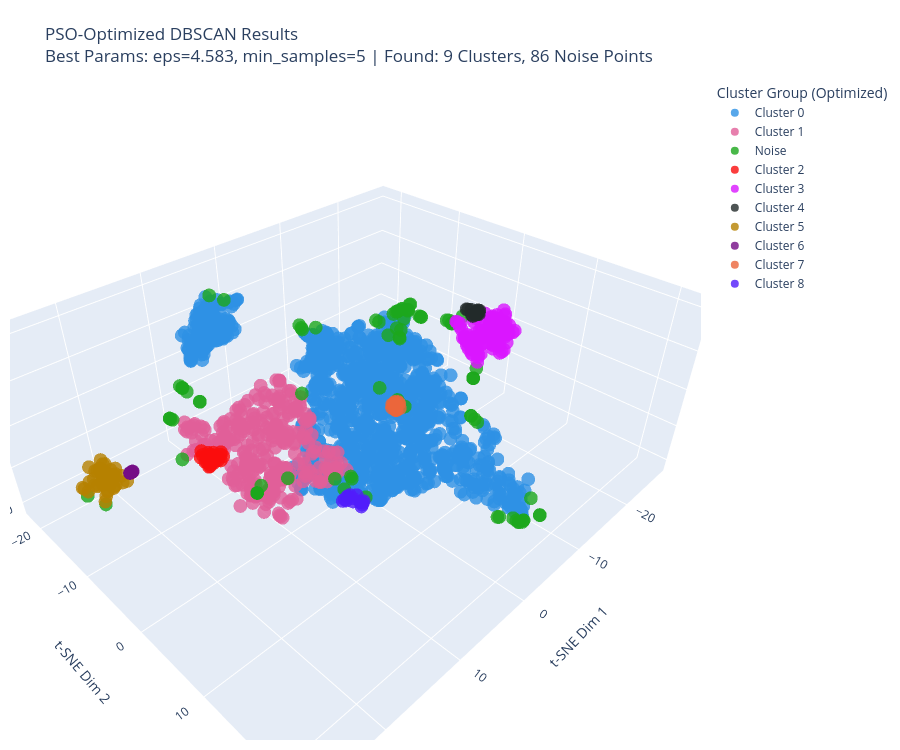

Write notebook code for a chart like this one.
### Code cell
# --- CELL: VISUALISASI 3D LANGSUNG (TANPA DASH) ---
import plotly.express as px
from sklearn.manifold import TSNE

print("🚀 Menyiapkan Visualisasi 3D Hasil Optimasi...")

# ---------------------------------------------------------
# 1. Check/Hitung Koordinat 3D t-SNE untuk Visualisasi
# ---------------------------------------------------------
# Kita butuh koordinat 3D untuk plotting.
# Agar fair, kita hitung t-SNE berdasarkan data yang sama yang dipakai final clustering (data_final_reduced - PCA 10 dim)
if 'tsne_x' not in analyzer.df.columns:
    print("⏳ Koordinat t-SNE 3D belum tersedia. Menghitung... (Tunggu sebentar)")
    # Gunakan data PCA yang sudah dihitung di cell sebelumnya
    tsne_viz = TSNE(n_components=3, perplexity=30, max_iter=1000, random_state=42)
    X_tsne_viz = tsne_viz.fit_transform(data_final_reduced)
    
    # Simpan ke dataframe utama
    analyzer.df['tsne_x'] = X_tsne_viz[:, 0]
    analyzer.df['tsne_y'] = X_tsne_viz[:, 1]
    analyzer.df['tsne_z'] = X_tsne_viz[:, 2]
    print("✅ Koordinat 3D siap.")
else:
    print("✅ Menggunakan koordinat 3D yang sudah ada.")

# ---------------------------------------------------------
# 2. Setup Plotting
# ---------------------------------------------------------
# Ambil beberapa kolom fitur asli untuk info saat mouse hover
hover_cols = list(df_for_clustering.columns[:5]) + ['Cluster_Label_Opt']

# Buat Judul Informatif
title_text = (
    f"PSO-Optimized DBSCAN Results<br>"
    f"Best Params: eps={best_eps:.3f}, min_samples={best_min_samples} | "
    f"Found: {n_clust} Clusters, {n_noise} Noise Points"
)

# ---------------------------------------------------------
# 3. Render Plotly Figure
# ---------------------------------------------------------
fig_3d_opt = px.scatter_3d(
    analyzer.df,
    x='tsne_x',
    y='tsne_y',
    z='tsne_z',
    color='Cluster_Label_Opt',  # Warna berdasarkan hasil optimasi
    hover_data=hover_cols,
    title=title_text,
    # Palet warna yang tegas agar cluster terlihat beda
    color_discrete_sequence=px.colors.qualitative.Dark24, 
    opacity=0.8,
    height=750
)

# Sedikit perbaikan layout agar judul muat dan tampilan bersih
fig_3d_opt.update_layout(
    margin=dict(l=10, r=10, b=10, t=80), # Margin atas agak besar untuk judul 2 baris
    legend_title_text='Cluster Group (Optimized)',
    scene=dict(
        xaxis_title='t-SNE Dim 1',
        yaxis_title='t-SNE Dim 2',
        zaxis_title='t-SNE Dim 3'
    )
)

# Tampilkan langsung di notebook
print("\n✨ Menampilkan Plot 3D Interaktif:")
fig_3d_opt.show()

### Figure 1 — Plotly figure (JSON) as saved in the notebook; plotly's stock layout.template omitted (floating-point values rounded to 4 significant figures; data arrays with more than 128 entries replaced by an {"elided": "..."} marker saying what was removed)
{"data": [{"customdata": {"elided": "1281x6 mixed values"}, "hovertemplate": "Cluster_Label_Opt=%{customdata[5]}<br>tsne_x=%{x}<br>tsne_y=%{y}<br>tsne_z=%{z}<br>TINGGI=%{customdata[0]}<br>BERAT=%{customdata[1]}<br>NADI=%{customdata[2]}<br>PERNAPASAN=%{customdata[3]}<br>SUHU=%{customdata[4]}<extra></extra>", "legendgroup": "Cluster 0", "marker": {"color": "#2E91E5", "opacity": 0.8, "symbol": "circle"}, "mode": "markers", "name": "Cluster 0", "scene": "scene", "showlegend": true, "type": "scatter3d", "x": {"elided": "1281 float values"}, "y": {"elided": "1281 float values"}, "z": {"elided": "1281 float values"}}, {"customdata": {"elided": "292x6 mixed values"}, "hovertemplate": "Cluster_Label_Opt=%{customdata[5]}<br>tsne_x=%{x}<br>tsne_y=%{y}<br>tsne_z=%{z}<br>TINGGI=%{customdata[0]}<br>BERAT=%{customdata[1]}<br>NADI=%{customdata[2]}<br>PERNAPASAN=%{customdata[3]}<br>SUHU=%{customdata[4]}<extra></extra>", "legendgroup": "Cluster 1", "marker": {"color": "#E15F99", "opacity": 0.8, "symbol": "circle"}, "mode": "markers", "name": "Cluster 1", "scene": "scene", "showlegend": true, "type": "scatter3d", "x": {"elided": "292 float values"}, "y": {"elided": "292 float values"}, "z": {"elided": "292 float values"}}, {"customdata": {"elided": "86x6 mixed values"}, "hovertemplate": "Cluster_Label_Opt=%{customdata[5]}<br>tsne_x=%{x}<br>tsne_y=%{y}<br>tsne_z=%{z}<br>TINGGI=%{customdata[0]}<br>BERAT=%{customdata[1]}<br>NADI=%{customdata[2]}<br>PERNAPASAN=%{customdata[3]}<br>SUHU=%{customdata[4]}<extra></extra>", "legendgroup": "Noise", "marker": {"color": "#1CA71C", "opacity": 0.8, "symbol": "circle"}, "mode": "markers", "name": "Noise", "scene": "scene", "showlegend": true, "type": "scatter3d", "x": [18.1, -0.5731, 18.39, 6.708, 7.1, -0.4573, -18.49, -2.7, 11.54, -2.783, -17.09, -19.18, 18.21, 19.97, 15.03, -6.411, -19.01, 18.37, -18.8, -12.35, -0.7058, 6.569, -19.12, 15.02, 17.31, -14.93, 18.39, -5.695, 18.39, -0.8492, -1.215, 11.35, 17.32, -24.62, -22.09, -0.4156, 15.02, 15.01, 15.03, -12.35, 18.39, -5.67, 12.22, -19.76, -1.87, 18.53, 18.16, 26.34, -12.35, -2.776, -19.15, 18.22, -15.64, -9.655, -18.22, -2.213, -17.44, -22.59, 3.119, 11.21, -19.26, -1.231, 10.71, -19.16, -2.495, 26.81, -20.94, -5.631, -21.83, -2.213, -19.19, -4.13, -18.76, 11.28, 2.503, -18.65, -20.84, -20.77, -17.04, -18.3, -14.8, -0.3029, -19.77, -17.08, 18.07, 18.39], "y": [-3.684, 20.93, -3.894, 11.76, 12.96, 21.25, -11.25, 13.87, 8.744, 22.07, -9.201, -7.555, -7.371, -3.106, 2.124, -13.35, -9.66, -3.883, -9.618, 6.066, 20.47, -4.305, -7.824, 1.368, -2.98, -10.89, -3.906, -15.16, -3.892, 21.44, 21.32, 10.64, -2.997, -5.172, -4.824, 19.13, 1.361, 1.358, 1.37, 6.093, -3.893, -15.48, 5.463, -9.945, 20.47, -4.024, -7.261, -7.453, 6.067, 22.09, -9.779, -7.376, -9.88, -5.639, -11.43, 13.37, -9.357, -5.065, -18.07, 9.609, -10.87, 21.32, 11.89, -7.62, 13.65, -10.15, 0.3899, -14.94, -4.749, 13.38, -10.87, 20.11, -11.09, 10.7, -21.85, -11.16, -4.416, -4.716, -9.736, -9.684, -11.29, 19.0, -10.11, -9.248, -7.119, -3.915], "z": [9.051, -2.884, 9.5, 10.11, 10.2, -2.827, 0.4712, 3.957, 2.237, -2.891, -2.098, 0.8502, 4.224, 2.569, -0.4826, 2.102, 1.001, 9.481, 1.249, 1.022, -2.978, -8.439, 0.8941, -1.887, 7.901, 0.5053, 9.498, 1.613, 9.499, -2.916, -3.019, 3.523, 7.898, -0.2127, -0.1567, -3.509, -1.888, -1.902, -1.886, 1.024, 9.499, 1.884, 10.41, 1.553, -4.247, 9.705, 4.183, -1.783, 1.027, -2.89, 1.082, 4.226, -1.284, -4.524, 0.1789, 4.702, -1.021, -0.297, 7.592, 1.318, 0.7112, -3.058, 1.457, 0.8527, 4.297, -2.089, -4.029, 1.517, -0.007336, 4.713, 0.7752, -2.818, 0.564, 3.272, 6.566, 0.4681, 0.9415, 0.8732, -0.7655, 0.1407, 0.6355, -3.529, 1.436, -1.929, 4.123, 9.491]}, {"customdata": {"elided": "29x6 mixed values"}, "hovertemplate": "Cluster_Label_Opt=%{customdata[5]}<br>tsne_x=%{x}<br>tsne_y=%{y}<br>tsne_z=%{z}<br>TINGGI=%{customdata[0]}<br>BERAT=%{customdata[1]}<br>NADI=%{customdata[2]}<br>PERNAPASAN=%{customdata[3]}<br>SUHU=%{customdata[4]}<extra></extra>", "legendgroup": "Cluster 2", "marker": {"color": "#FB0D0D", "opacity": 0.8, "symbol": "circle"}, "mode": "markers", "name": "Cluster 2", "scene": "scene", "showlegend": true, "type": "scatter3d", "x": [14.51, 13.65, 14.37, 13.85, 14.75, 12.78, 12.78, 14.56, 13.75, 13.87, 13.44, 13.47, 14.05, 14.25, 14.18, 14.81, 14.19, 14.54, 14.64, 12.45, 14.56, 13.8, 15.03, 13.58, 14.09, 14.43, 14.73, 13.81, 14.29], "y": [-6.363, -6.974, -8.046, -6.582, -6.941, -7.237, -7.681, -8.378, -7.617, -7.409, -7.915, -8.002, -8.248, -7.741, -8.292, -6.777, -7.348, -8.082, -6.219, -8.075, -6.43, -7.931, -8.031, -6.551, -7.523, -8.716, -6.918, -7.58, -7.877], "z": [-1.978, -3.329, -3.084, -2.628, -2.983, -3.444, -3.48, -2.912, -3.022, -3.085, -4.026, -2.987, -3.768, -2.428, -4.111, -3.076, -2.438, -3.693, -2.667, -3.539, -2.652, -3.924, -2.793, -3.162, -3.786, -2.645, -3.485, -3.237, -4.381]}, {"customdata": {"elided": "106x6 mixed values"}, "hovertemplate": "Cluster_Label_Opt=%{customdata[5]}<br>tsne_x=%{x}<br>tsne_y=%{y}<br>tsne_z=%{z}<br>TINGGI=%{customdata[0]}<br>BERAT=%{customdata[1]}<br>NADI=%{customdata[2]}<br>PERNAPASAN=%{customdata[3]}<br>SUHU=%{customdata[4]}<extra></extra>", "legendgroup": "Cluster 3", "marker": {"color": "#DA16FF", "opacity": 0.8, "symbol": "circle"}, "mode": "markers", "name": "Cluster 3", "scene": "scene", "showlegend": true, "type": "scatter3d", "x": [-24.23, -19.34, -24.73, -24.83, -19.85, -26.05, -24.41, -19.81, -21.61, -20.91, -21.62, -25.42, -20.35, -22.79, -20.46, -21.67, -25.36, -20.07, -23.99, -24.95, -19.55, -22.33, -24.56, -21.78, -21.68, -20.74, -20.65, -21.86, -25.14, -22.85, -23.91, -23.38, -23.86, -25.51, -21.07, -24.01, -23.21, -22.84, -23.72, -22.5, -18.96, -23.02, -21.8, -25.85, -23.25, -21.59, -25.16, -23.03, -21.98, -24.04, -21.76, -21.5, -19.52, -25.39, -25.64, -21.03, -21.7, -22.69, -21.88, -21.65, -22.99, -21.1, -23.14, -21.27, -21.28, -24.71, -26.43, -23.67, -24.86, -21.27, -23.21, -25.89, -25.33, -23.74, -22.66, -24.51, -23.69, -21.47, -23.38, -23.7, -24.53, -21.78, -21.4, -22.17, -22.62, -24.79, -22.93, -22.07, -20.97, -24.38, -21.42, -21.35, -19.45, -19.51, -21.3, -21.23, -21.12, -21.47, -23.37, -22.02, -22.19, -19.25, -25.09, -22.97, -24.49, -20.26], "y": [-0.7786, 0.6712, 1.209, 0.8604, -0.6693, 0.3307, 0.571, -0.7264, 2.381, -0.3046, 0.5287, 0.672, 1.744, -0.568, 0.8355, -2.026, 0.02905, 0.3417, 0.1267, 0.05967, 0.4069, -0.1677, 1.808, -1.07, 2.614, -0.9755, 0.3268, -0.7793, -0.8475, 0.3221, 1.132, 1.268, -0.4903, -0.1642, 3.442, 2.358, 1.703, 2.181, 0.6253, -0.5311, -0.6474, -0.8131, 1.926, 1.232, 2.509, -0.8978, 0.2127, 2.3, -1.256, 3.059, 1.558, 1.39, -0.7698, 1.653, -0.07114, -0.4122, 3.598, 1.328, 1.205, 2.058, -0.1158, -0.7227, 1.37, -2.089, -0.691, -0.8825, 0.2668, -1.295, 0.923, 0.6028, 1.348, 0.9599, 0.005128, -0.797, 0.9278, 1.073, 1.759, -1.786, -0.3702, 1.824, -1.611, -1.253, -3.116, -1.551, -1.638, -0.8341, -0.5787, 1.79, 0.2365, 3.062, -2.758, 3.556, 0.566, 0.6069, -3.427, -3.561, 0.3226, -3.091, 0.8802, 1.865, -0.5874, -0.141, 1.703, 0.2606, 0.6409, 0.9009], "z": [-0.2151, 0.6975, 2.483, -0.1839, 0.7828, -0.3597, 0.004468, 0.3549, 0.05629, -0.1524, -0.694, 1.773, 0.4846, -0.4594, -1.685, -1.449, -0.4552, 0.7868, 0.1323, 0.3792, 0.8933, -0.04408, -0.06566, -0.07639, -0.05869, -1.637, -0.7795, -0.3736, 1.234, 1.421, -0.3549, -1.039, 0.2493, 0.9848, -0.5383, -0.7521, 1.882, -0.7308, 0.9663, 1.021, 0.7254, -1.077, 0.6598, 0.5493, 0.4599, -0.9972, -0.4213, 1.275, -0.6669, 0.9628, 0.7878, 1.916, 0.3518, -0.3395, 0.3043, -1.131, -0.3278, 3.195, -0.4567, -0.7794, 0.1161, -2.318, 2.075, -0.5893, -2.596, 1.266, 0.3366, -0.4054, 1.077, -2.011, 0.7177, -0.1064, -0.0325, -1.067, 2.704, 3.072, 2.062, -1.807, -0.1956, 0.142, 0.2427, -2.337, 0.3877, 1.348, 1.654, 0.2789, 2.61, -0.6165, -1.526, 1.058, 0.05288, -0.4318, 0.8364, -0.6718, 0.9065, 0.9591, -3.206, 0.7755, -1.415, 0.4938, 0.5342, 0.2778, -0.2229, 1.556, 1.593, -1.894]}, {"customdata": [[1650, 780, 660, 200, 360, "Cluster 4"], [1750, 870, 820, 200, 360, "Cluster 4"], [1620, 580, 610, 200, 360, "Cluster 4"], [1680, 830, 830, 200, 360, "Cluster 4"], [1680, 790, 500, 200, 360, "Cluster 4"], [1640, 620, 720, 200, 360, "Cluster 4"], [1730, 990, 700, 200, 360, "Cluster 4"], [1720, 670, 700, 200, 360, "Cluster 4"], [1620, 800, 570, 200, 360, "Cluster 4"], [1680, 560, 680, 200, 360, "Cluster 4"], [1700, 720, 760, 200, 360, "Cluster 4"], [1650, 950, 730, 200, 360, "Cluster 4"], [1640, 700, 650, 200, 360, "Cluster 4"], [1610, 630, 770, 200, 360, "Cluster 4"]], "hovertemplate": "Cluster_Label_Opt=%{customdata[5]}<br>tsne_x=%{x}<br>tsne_y=%{y}<br>tsne_z=%{z}<br>TINGGI=%{customdata[0]}<br>BERAT=%{customdata[1]}<br>NADI=%{customdata[2]}<br>PERNAPASAN=%{customdata[3]}<br>SUHU=%{customdata[4]}<extra></extra>", "legendgroup": "Cluster 4", "marker": {"color": "#222A2A", "opacity": 0.8, "symbol": "circle"}, "mode": "markers", "name": "Cluster 4", "scene": "scene", "showlegend": true, "type": "scatter3d", "x": [-26.75, -26.37, -25.84, -26.46, -26.51, -26.74, -26.34, -26.69, -26.68, -26.44, -26.79, -25.86, -25.94, -26.94], "y": [-4.304, -5.144, -4.588, -4.551, -4.524, -4.355, -4.771, -4.105, -4.414, -4.315, -4.256, -5.53, -5.353, -4.251], "z": [-0.2797, 0.07948, -0.2413, -0.4277, -0.2974, 0.1569, -0.6676, -0.2779, -0.4367, 0.1297, -0.03234, 0.2135, 0.196, 0.09644]}, {"customdata": {"elided": "44x6 mixed values"}, "hovertemplate": "Cluster_Label_Opt=%{customdata[5]}<br>tsne_x=%{x}<br>tsne_y=%{y}<br>tsne_z=%{z}<br>TINGGI=%{customdata[0]}<br>BERAT=%{customdata[1]}<br>NADI=%{customdata[2]}<br>PERNAPASAN=%{customdata[3]}<br>SUHU=%{customdata[4]}<extra></extra>", "legendgroup": "Cluster 5", "marker": {"color": "#B68100", "opacity": 0.8, "symbol": "circle"}, "mode": "markers", "name": "Cluster 5", "scene": "scene", "showlegend": true, "type": "scatter3d", "x": [25.35, 24.89, 24.56, 23.91, 25.88, 26.31, 24.62, 25.59, 24.22, 25.07, 25.3, 24.8, 27.02, 25.91, 24.44, 25.25, 25.17, 25.89, 25.82, 23.73, 24.45, 26.19, 24.59, 25.11, 24.69, 24.39, 27.26, 25.35, 23.52, 24.99, 24.9, 25.35, 24.01, 25.26, 24.68, 24.83, 23.33, 26.2, 25.77, 25.82, 24.84, 25.97, 26.73, 24.3], "y": [-8.419, -9.013, -9.2, -9.157, -9.239, -10.15, -10.42, -11.19, -9.603, -9.072, -9.453, -8.456, -9.973, -10.03, -9.788, -8.963, -9.692, -8.983, -8.304, -8.537, -8.574, -9.263, -8.851, -9.988, -9.443, -8.755, -9.732, -8.632, -9.05, -10.12, -8.56, -8.636, -9.176, -10.28, -10.29, -9.91, -8.414, -7.754, -8.376, -8.219, -9.569, -9.343, -9.907, -9.056], "z": [0.02106, 1.439, -0.5557, 0.2304, 1.039, -0.6155, 0.9743, 0.1975, -0.01641, 1.5, 0.8771, -1.274, -0.9665, -1.209, -0.5537, -1.736, -0.72, -0.5398, -0.02624, -0.3995, -0.1352, 0.2001, -1.474, 0.2446, -1.484, -1.328, -0.5334, 1.144, -1.698, -0.8259, -0.3794, -1.386, -0.4207, 0.0586, -0.5516, -1.213, -1.243, -1.684, -0.2144, -1.547, 0.1029, -0.8902, -1.43, -0.2543]}, {"customdata": [[1690, 730, 690, 200, 36500, "Cluster 6"], [1740, 820, 590, 200, 36500, "Cluster 6"], [1640, 670, 740, 200, 36500, "Cluster 6"], [1670, 860, 840, 200, 36500, "Cluster 6"], [1730, 660, 700, 200, 36500, "Cluster 6"], [1720, 700, 640, 200, 36500, "Cluster 6"], [1620, 550, 590, 200, 36500, "Cluster 6"], [1600, 780, 730, 200, 36500, "Cluster 6"]], "hovertemplate": "Cluster_Label_Opt=%{customdata[5]}<br>tsne_x=%{x}<br>tsne_y=%{y}<br>tsne_z=%{z}<br>TINGGI=%{customdata[0]}<br>BERAT=%{customdata[1]}<br>NADI=%{customdata[2]}<br>PERNAPASAN=%{customdata[3]}<br>SUHU=%{customdata[4]}<extra></extra>", "legendgroup": "Cluster 6", "marker": {"color": "#750D86", "opacity": 0.8, "symbol": "circle"}, "mode": "markers", "name": "Cluster 6", "scene": "scene", "showlegend": true, "type": "scatter3d", "x": [21.79, 21.9, 21.88, 21.88, 21.8, 21.89, 21.76, 21.86], "y": [-10.22, -10.51, -10.45, -10.4, -10.16, -10.46, -10.12, -10.32], "z": [-2.017, -2.308, -2.261, -2.231, -2.012, -2.272, -1.947, -2.168]}, {"customdata": [[1650, 650, 530, 220, 36500, "Cluster 7"], [1740, 660, 590, 220, 36500, "Cluster 7"], [1570, 720, 890, 220, 36500, "Cluster 7"], [1690, 610, 790, 220, 36500, "Cluster 7"], [1590, 660, 700, 220, 36500, "Cluster 7"], [1700, 800, 560, 220, 36500, "Cluster 7"], [1700, 720, 770, 220, 36500, "Cluster 7"], [1740, 800, 560, 220, 36500, "Cluster 7"], [1620, 770, 580, 220, 36500, "Cluster 7"], [1640, 680, 620, 220, 36500, "Cluster 7"], [1750, 800, 670, 220, 36500, "Cluster 7"], [1690, 990, 830, 220, 36500, "Cluster 7"], [1710, 750, 860, 220, 36500, "Cluster 7"]], "hovertemplate": "Cluster_Label_Opt=%{customdata[5]}<br>tsne_x=%{x}<br>tsne_y=%{y}<br>tsne_z=%{z}<br>TINGGI=%{customdata[0]}<br>BERAT=%{customdata[1]}<br>NADI=%{customdata[2]}<br>PERNAPASAN=%{customdata[3]}<br>SUHU=%{customdata[4]}<extra></extra>", "legendgroup": "Cluster 7", "marker": {"color": "#EB663B", "opacity": 0.8, "symbol": "circle"}, "mode": "markers", "name": "Cluster 7", "scene": "scene", "showlegend": true, "type": "scatter3d", "x": [7.985, 7.942, 7.817, 7.75, 7.998, 8.057, 7.83, 7.518, 7.664, 7.774, 8.178, 7.735, 7.559], "y": [12.82, 12.77, 12.54, 12.96, 12.73, 12.33, 12.27, 12.54, 12.2, 12.42, 12.44, 12.6, 12.7], "z": [10.62, 10.71, 9.982, 10.35, 10.15, 10.56, 10.25, 10.67, 10.46, 10.75, 10.35, 9.98, 10.62]}, {"customdata": [[1690, 760, 900, 200, 36500, "Cluster 8"], [1750, 910, 660, 200, 36500, "Cluster 8"], [1620, 730, 940, 200, 36500, "Cluster 8"], [1650, 660, 620, 200, 36500, "Cluster 8"], [1810, 1060, 810, 200, 36500, "Cluster 8"], [1630, 700, 760, 200, 36500, "Cluster 8"], [1660, 790, 640, 200, 36500, "Cluster 8"], [1680, 700, 800, 200, 36500, "Cluster 8"], [1770, 800, 730, 200, 36500, "Cluster 8"], [1640, 660, 630, 200, 36500, "Cluster 8"], [1650, 680, 710, 200, 36500, "Cluster 8"], [1670, 680, 650, 200, 36500, "Cluster 8"], [1700, 630, 730, 200, 36500, "Cluster 8"], [1690, 790, 920, 200, 36500, "Cluster 8"], [1650, 760, 710, 200, 36500, "Cluster 8"]], "hovertemplate": "Cluster_Label_Opt=%{customdata[5]}<br>tsne_x=%{x}<br>tsne_y=%{y}<br>tsne_z=%{z}<br>TINGGI=%{customdata[0]}<br>BERAT=%{customdata[1]}<br>NADI=%{customdata[2]}<br>PERNAPASAN=%{customdata[3]}<br>SUHU=%{customdata[4]}<extra></extra>", "legendgroup": "Cluster 8", "marker": {"color": "#511CFB", "opacity": 0.8, "symbol": "circle"}, "mode": "markers", "name": "Cluster 8", "scene": "scene", "showlegend": true, "type": "scatter3d", "x": [10.87, 10.6, 10.66, 11.0, 10.96, 10.76, 10.81, 11.29, 10.65, 11.07, 11.4, 10.7, 10.83, 10.99, 11.29], "y": [10.89, 11.44, 11.57, 10.49, 9.813, 11.49, 9.951, 9.971, 11.07, 9.868, 9.602, 11.24, 11.46, 10.53, 9.734], "z": [1.179, 0.4307, 0.7479, 0.6279, 0.4286, 0.3508, 0.5725, 0.2229, 0.3893, 0.4757, 0.005342, 0.4266, 0.1347, 0.2607, 0.2164]}], "layout": {"height": 750, "legend": {"title": {"text": "Cluster Group (Optimized)"}, "tracegroupgap": 0}, "margin": {"b": 10, "l": 10, "r": 10, "t": 80}, "scene": {"domain": {"x": [0, 1], "y": [0, 1]}, "xaxis": {"title": {"text": "t-SNE Dim 1"}}, "yaxis": {"title": {"text": "t-SNE Dim 2"}}, "zaxis": {"title": {"text": "t-SNE Dim 3"}}}, "title": {"text": "PSO-Optimized DBSCAN Results<br>Best Params: eps=4.583, min_samples=5 | Found: 9 Clusters, 86 Noise Points"}}}
